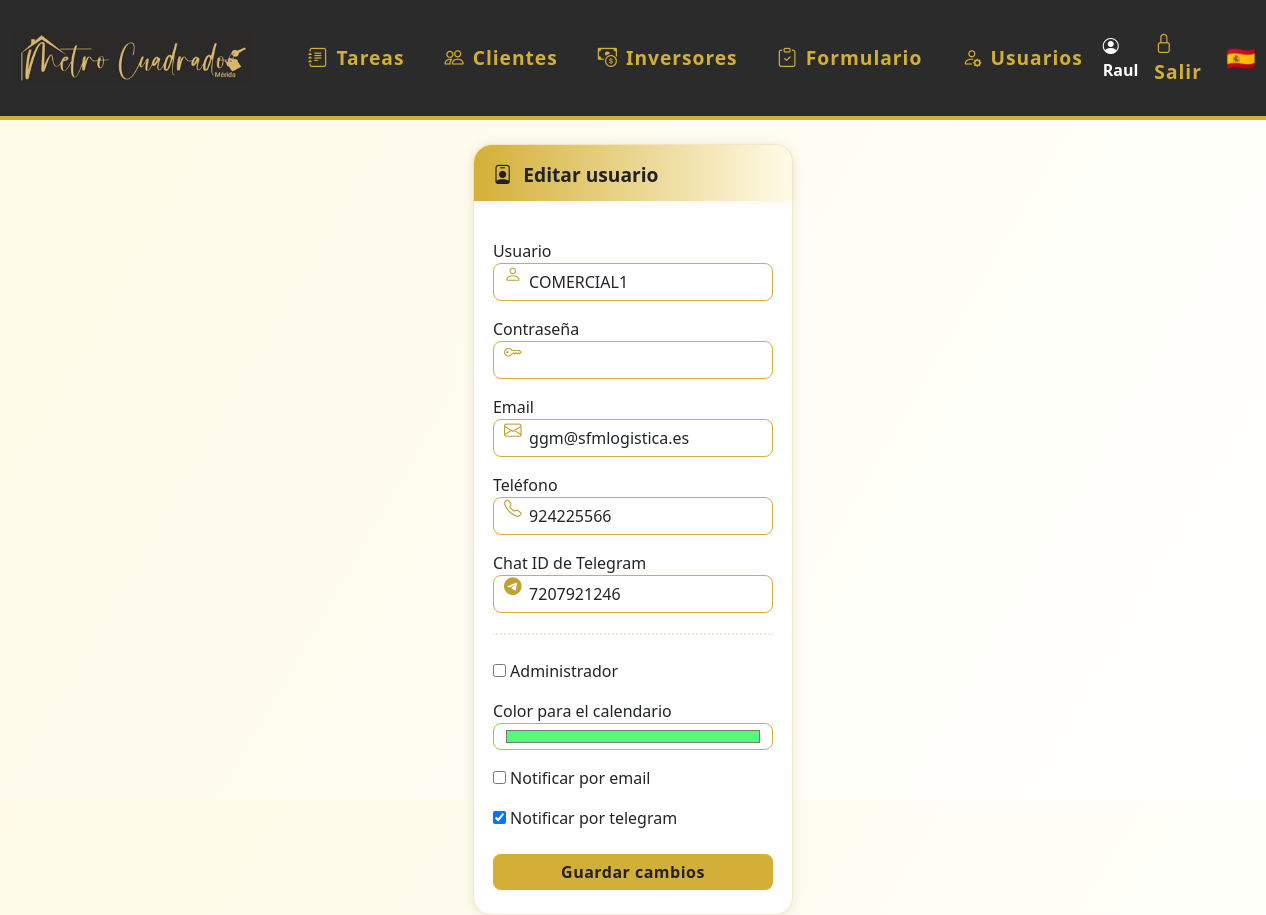
/editar_usuario/4 (signed in), run on the app's committed database.
### models.py (models this page shows)
class Usuario(UserMixin, db.Model):
    id = db.Column(db.Integer, primary_key=True)
    nombre = db.Column(db.String(80), unique=True, nullable=False)
    password = db.Column(db.String(200), nullable=False)
    es_admin = db.Column(db.Boolean, default=False)
    color = db.Column(db.String(7), nullable=True, default='#3788d8') # Color en formato hex, e.g., #RRGGBB
    email = db.Column(db.String(120), unique=True, nullable=True)
    telefono = db.Column(db.String(20), unique=True, nullable=True)
    activo = db.Column(db.Boolean, default=True)  # Nuevo campo para desactivar usuario
    notificar_email = db.Column(db.Boolean, default=True)
    notificar_telegram = db.Column(db.Boolean, default=False)
    chat_id_telegram = db.Column(db.String(32), nullable=True)
    eventos = db.relationship('Evento', backref='usuario', lazy=True)
    tareas = db.relationship('Tarea', back_populates='usuario')

### app.py (the view, shortened to what this page needs)
@app.route('/editar_usuario/<int:usuario_id>', methods=['GET', 'POST'])
@login_required
def editar_usuario(usuario_id):
    usuario = Usuario.query.get_or_404(usuario_id)
    if usuario.nombre == 'root' and current_user.nombre != 'root':
        flash('Solo el usuario root puede editarse a sí mismo.')
        return redirect(url_for('usuarios'))
    if not current_user.es_admin:
        flash('No tienes permiso para acceder a esta página.')
        return redirect(url_for('dashboard'))
    if request.method == 'POST':
        form = CrearUsuarioForm(request.form, obj=usuario)
    else:
        form = CrearUsuarioForm(obj=usuario)
        form.notificar_email.data = bool(usuario.notificar_email)
        form.notificar_telegram.data = bool(usuario.notificar_telegram)
    return render_template('editar_usuario.html', form=form, usuario=usuario)

### forms.py
class CrearUsuarioForm(FlaskForm):
    nombre = StringField('Usuario', validators=[DataRequired(), Length(min=3, max=80)])
    password = PasswordField('Contraseña', validators=[Optional(), Length(min=6)])
    email = StringField('Email', validators=[Email(), Length(max=120)])
    telefono = StringField('Teléfono', validators=[Length(max=20)])
    es_admin = BooleanField('Administrador')
    color = StringField('Color para el calendario')
    notificar_email = BooleanField('Notificar por email')
    notificar_telegram = BooleanField('Notificar por telegram')
    chat_id_telegram = StringField('Chat ID de Telegram')
    submit = SubmitField('Crear usuario')

### app.py (called while the page is built)
@login_manager.user_loader
def load_user(user_id):
    return Usuario.query.get(int(user_id))

### templates/editar_usuario.html (shortened to what this page needs)
{% extends 'base.html' %}
{% block content %}
<div class="card" style="max-width:520px;margin:auto;">
  <div class="card-header-gradient">
    <span class="icon"><i class="bi bi-person-badge"></i></span> Editar usuario
  </div>
  <form method="POST" style="padding:1.2rem 0 0 0;">
      <div class="input-icon mb-3">
          <span class="icon"></span>
          {{ form.nombre.label }}
          {{ form.nombre(class_='form-control') }}
      </div>
      <div class="input-icon mb-3">
          <span class="icon"></span>
          {{ form.password.label }}
          {{ form.password(class_='form-control') }}
      </div>
      <div class="input-icon mb-3">
          <span class="icon"></span>
          {{ form.email.label }}
          {{ form.email(class_='form-control') }}
      </div>
      <div class="input-icon mb-3">
          <span class="icon"></span>
          {{ form.telefono.label }}
          {{ form.telefono(class_='form-control') }}
      </div>
      <div class="input-icon mb-3">
          <span class="icon"></span>
          {{ form.chat_id_telegram.label }}
          {{ form.chat_id_telegram(class_='form-control') }}
      </div>
      <hr class="decor-sep">
      <div class="mb-3">
          {{ form.es_admin() }} {{ form.es_admin.label }}
      </div>
      <div class="form-group mb-3">
        {{ form.color.label }}
        {{ form.color(class_='form-control', type='color') }}
      </div>
      <div class="mb-3">
        {{ form.notificar_email() }} {{ form.notificar_email.label }}
      </div>
      <div class="mb-3">
        {{ form.notificar_telegram() }} {{ form.notificar_telegram.label }}
      </div>
      <button type="submit" class="btn btn-success w-100 mt-2">Guardar cambios</button>
  </form>
</div>
{% endblock %}

### templates/base.html (shortened to what this page needs)
<!DOCTYPE html>
<html lang="es">
<head>
    <link rel="stylesheet" href="https://cdn.jsdelivr.net/npm/bootstrap@5.3.0/dist/css/bootstrap.min.css">
    <link rel="stylesheet" href="{{ url_for('static', filename='estilos.css') }}">
    <link rel="stylesheet" href="https://cdn.jsdelivr.net/npm/bootstrap-icons@1.10.5/font/bootstrap-icons.css">
</head>
<body class="d-flex flex-column vh-100">
{% if request.path != '/login' %}
<nav class="navbar navbar-expand-lg mb-4">
  <div class="container-fluid">
    <a class="navbar-brand d-flex align-items-center" href="/">
      <img src="{{ url_for('static', filename='logoraul.png') }}" alt="Logo" style="height:90px;margin-right:18px;">
    </a>
    <div class="collapse navbar-collapse" id="navbarNav">
      <ul class="navbar-nav me-auto mb-2 mb-lg-0">
        <li class="nav-item mx-1">
          <a class="nav-link btn btn-outline-success rounded-pill px-3 d-flex align-items-center gap-2 menu-tareas" href="/">
            <i class="bi bi-journal-text"></i> Tareas
          </a>
        </li>
        <li class="nav-item mx-1">
          <a class="nav-link btn btn-outline-primary rounded-pill px-3 d-flex align-items-center gap-2 menu-clientes" href="/clientes">
            <i class="bi bi-people"></i> Clientes
          </a>
        </li>
        <li class="nav-item mx-1">
          <a class="nav-link btn btn-outline-danger rounded-pill px-3 d-flex align-items-center gap-2 menu-inversores" href="/inversores">
            <i class="bi bi-cash-coin"></i> Inversores
          </a>
        </li>
        {% if current_user.is_authenticated %}
        <li class="nav-item mx-1">
          <a class="nav-link btn btn-outline-secondary rounded-pill px-3 d-flex align-items-center gap-2 menu-respuestas" href="/respuestas_formulario">
            <i class="bi bi-clipboard-check"></i> Formulario
          </a>
        </li>
        {% endif %}
        {% if current_user.is_authenticated and current_user.es_admin %}
        <li class="nav-item mx-1">
          <a class="nav-link btn btn-outline-dark rounded-pill px-3 d-flex align-items-center gap-2 menu-usuarios" href="/usuarios">
            <i class="bi bi-person-gear"></i> Usuarios
          </a>
        </li>
        {% endif %}
      </ul>
      <ul class="navbar-nav align-items-center">
        {% if current_user.is_authenticated %}
        <li class="nav-item me-2">
          <span class="navbar-text fw-bold text-white"><i class="bi bi-person-circle"></i> {{ current_user.nombre }}</span>
        </li>
        <li class="nav-item"><a class="nav-link" href="/logout" title="Salir"><span class="bi bi-lock"></span> Salir</a></li>
        {% else %}
        <li class="nav-item"><a class="nav-link" href="/login" title="Entrar"><span class="bi bi-lock"></span> Entrar</a></li>
        {% endif %}
        <li class="nav-item ms-3"><span class="fs-4">🇪🇸</span></li>
      </ul>
    </div>
  </div>
</nav>
{% endif %}
<div class="flex-grow-1 d-flex flex-column px-4" style="width:100vw;">
    {% block content %}{% endblock %}
</div>
</body>
</html>

### static/estilos.css (style rules this page uses)
body { background: linear-gradient(120deg, #fffbe6 0%, #fff 100%); font-family: 'Segoe UI', 'Arial', sans-serif; color: #222; }
.navbar { background: #2b2b2b !important; border-bottom: 4px solid #d4af37; }
.navbar-brand, .navbar-nav .nav-link { color: #d4af37 !important; font-weight: 600; font-size: 1.2rem; letter-spacing: 1px; }
.navbar-brand img { height: 40px; margin-right: 10px; }
.btn-primary, .btn-success { background: #d4af37; border: none; color: #222; font-weight: 600; border-radius: 8px; box-shadow: 0 1px 4px rgba(212,175,55,0.10), 0 0 0 0 #d4af37; letter-spacing: 0.5px; transition: background 0.2s, color 0.2s, box-shadow 0.2s; }
.card { background: #fff; border-radius: 18px; box-shadow: 0 2px 16px rgba(34,34,34,0.08), 0 1.5px 4px rgba(212,175,55,0.08); padding: 1.5rem 1.2rem; margin-bottom: 1.5rem; border: 1px solid #f3e9c7; transition: box-shadow 0.25s, transform 0.18s; }
.form-control, .form-select { border-radius: 8px; border: 1.5px solid #d4af37; box-shadow: none; transition: border 0.2s, box-shadow 0.2s; }
.card-header-gradient { background: linear-gradient(90deg, #d4af37 0%, #fffbe6 100%); border-top-left-radius: 18px; border-top-right-radius: 18px; padding: 1rem 1.2rem 0.7rem 1.2rem; margin: -1.5rem -1.2rem 1.2rem -1.2rem; color: #222; font-weight: 700; font-size: 1.2rem; display: flex; align-items: center; gap: 0.7rem; box-shadow: 0 2px 8px rgba(212,175,55,0.10); }
.input-icon { position: relative; }
.input-icon input, .input-icon select { padding-left: 2.2rem !important; }
.input-icon .icon { position: absolute; left: 0.7rem; top: 55%; transform: translateY(-50%); color: #bfa134; font-size: 1.1em; pointer-events: none; }
.decor-sep { border: none; border-top: 2px dotted #d4af37; margin: 1.2rem 0 1.5rem 0; }

### data on the page
Usuario: nombre "Raul"
Usuario: nombre "COMERCIAL1", email "ggm@sfmlogistica.es", telefono "924225566", chat_id_telegram "7207921246", color "#54f87d", notificar_telegram "☑"
